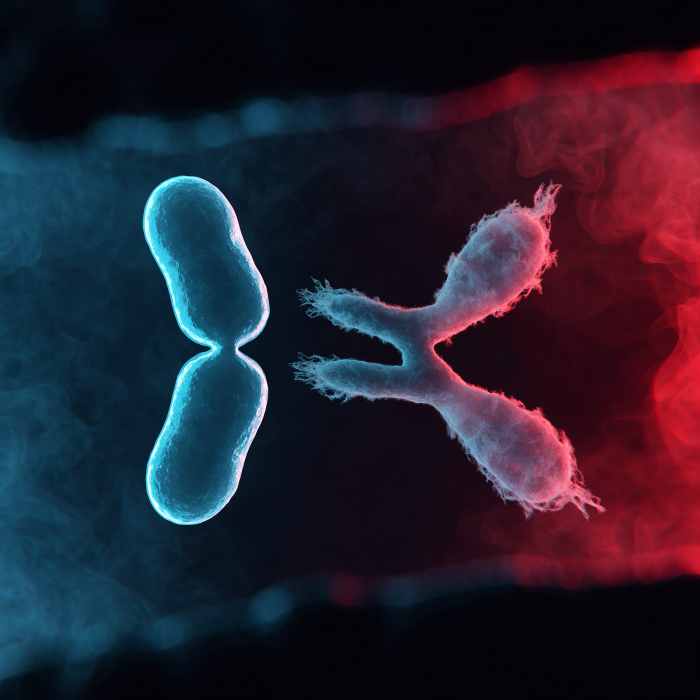
#> input picture dark-science-studio/projects/DS-003/cover-art-bg.png, 1400 x 1400 px (shown at 1/2 size)
$ python cover_build.py
#> lines starting #> are read from the running program, lines starting #| are printed output that depends on the picture
#!/usr/bin/env python3
"""
cover_build.py -- DS-003 "MIRROR LIFE" clickbait cover, 1080x1920.

Everything is drawn from primitives so the cover can be re-rendered, re-worded
and A/B tested without a design tool. The only raster input is the background
art in `cover-art-bg.png`.

Three variants are written, sharing the same visual language:
  cover-A-kaget.png   shock face + reaction tag
  cover-B-angka.png   giant "38" numeral, the number is the art
  cover-C-hitam.png   minimal, maximum contrast, no clutter

Usage: cover_build.py [--art cover-art-bg.png] [--out .]
"""
from __future__ import annotations

import argparse
import math
import random
from pathlib import Path

import numpy as np
from PIL import Image, ImageChops, ImageDraw, ImageFilter, ImageFont

ROOT = Path(__file__).resolve().parent
FONT_DIR = Path("/home/user/.venv-thumb/fonts")

W, H = 1080, 1920

INK = (255, 255, 255)
CYAN = (34, 211, 238)
RED = (255, 32, 32)
AMBER = (255, 197, 61)
BLACK = (5, 7, 10)


# --------------------------------------------------------------------- utils
def font(name: str, size: int) -> ImageFont.FreeTypeFont:
    return ImageFont.truetype(str(FONT_DIR / name), size)


def text_size(draw: ImageDraw.ImageDraw, s: str, f: ImageFont.FreeTypeFont) -> tuple[int, int]:
    l, t, r, b = draw.textbbox((0, 0), s, font=f)
    return r - l, b - t


def fit_font(draw, s: str, name: str, target_w: int, start: int = 400) -> ImageFont.FreeTypeFont:
    """Largest size whose rendered width fits target_w."""
    size = start
    while size > 12:
        f = font(name, size)
        if text_size(draw, s, f)[0] <= target_w:
            return f
        size -= 2
    return font(name, 12)


def layer() -> tuple[Image.Image, ImageDraw.ImageDraw]:
    im = Image.new("RGBA", (W, H), (0, 0, 0, 0))
    return im, ImageDraw.Draw(im)


def paste(base: Image.Image, im: Image.Image) -> Image.Image:
    return Image.alpha_composite(base, im)


# ------------------------------------------------------------------ background
def background(art_path: Path, focus: tuple[float, float] = (0.42, 0.50),
               zoom: float = 1.0) -> Image.Image:
    """Crop the square art to 9:16 around `focus`, grade it, add vignette."""
    art = Image.open(art_path).convert("RGB")
    aw, ah = art.size
    # the 9:16 crop of a square: width = h*9/16
    crop_w = ah * 9 / 16
    cx, cy = focus[0] * aw, focus[1] * ah
    left = min(max(0, cx - crop_w / 2), aw - crop_w)
    art = art.crop((int(left), 0, int(left + crop_w), ah))
    art = art.resize((int(W * zoom), int(H * zoom)), Image.LANCZOS)
    if zoom > 1.0:
        ox = int((art.width - W) * focus[0])
        oy = int((art.height - H) * 0.35)
        art = art.crop((ox, oy, ox + W, oy + H))
    else:
        art = art.resize((W, H), Image.LANCZOS)
    return art


def grade(im: Image.Image) -> Image.Image:
    """Push contrast, crush blacks, warm the reds, cool the cyans."""
    a = np.asarray(im, dtype=np.float32) / 255.0
    a = np.clip((a - 0.5) * 1.22 + 0.5, 0, 1)          # contrast
    a = a ** 1.18                                      # deeper blacks
    r, g, b = a[..., 0], a[..., 1], a[..., 2]
    a[..., 0] = np.clip(r * 1.10, 0, 1)                # warm highlights
    a[..., 2] = np.clip(b * 1.05, 0, 1)                # lift the cyan
    a[..., 1] = np.clip(g * 1.02, 0, 1)

    # vignette
    yy, xx = np.mgrid[0:H, 0:W]
    d = np.sqrt(((xx - W / 2) / (W * 0.72)) ** 2 + ((yy - H / 2) / (H * 0.72)) ** 2)
    vig = np.clip(1.06 - 0.55 * d ** 2.1, 0, 1)[..., None]
    a = a * vig

    # top + bottom scrims so type always has a dark bed
    top = np.clip((yy - 0) / (H * 0.34), 0, 1)[..., None]
    a = a * (0.25 + 0.75 * top)
    bot = np.clip((H - yy) / (H * 0.30), 0, 1)[..., None]
    a = a * (0.20 + 0.80 * bot)
    return Image.fromarray((np.clip(a, 0, 1) * 255).astype(np.uint8))


def grain(im: Image.Image, amount: float = 7.0, seed: int = 4) -> Image.Image:
    rng = np.random.default_rng(seed)
    a = np.asarray(im, dtype=np.float32)
    a += rng.normal(0, amount, a.shape[:2])[..., None]
    return Image.fromarray(np.clip(a, 0, 255).astype(np.uint8))


# ---------------------------------------------------------------- type helpers
# [34 lines left out: function draw_shout, not called in this run]


def draw_stack(base: Image.Image, lines: list[tuple[str, tuple[int, int, int], float]],
               top: int, max_w: int, outline_px: int = 11, gap: int = 18,
               ref: str = "Anton-Regular.ttf") -> tuple[Image.Image, int]:
    """
    Draw a block of shout lines starting at `top`, all sized from the widest
    line so the block has one consistent scale. Returns (image, bottom_y) so the
    next element can be placed without guessing.
    """
    probe = ImageDraw.Draw(Image.new("RGBA", (8, 8)))
    base_size = min(fit_font(probe, t, ref, max_w, start=520).size for t, _, _ in lines)
    im, d = layer()
    y = top
    for text, col, rel in lines:
        f = font(ref, max(20, math.floor(base_size * rel)))
        w, h = text_size(d, text, f)
        d.text(((W - w) / 2 + 8, y + 12), text, font=f, fill=(0, 0, 0, 200))
        d.text(((W - w) / 2, y), text, font=f, fill=col + (255,),
               stroke_width=outline_px, stroke_fill=(0, 0, 0, 255))
        y += h + gap
    return paste(base, im), y


def draw_kicker(base: Image.Image, s: str, y: int, colour=CYAN, size=34,
                tracking: float = 0.22) -> Image.Image:
    im, d = layer()
    f = font("JetBrainsMono-ExtraBold.ttf", size)
    # manual tracking
    widths = [d.textlength(ch, font=f) for ch in s]
    total = sum(widths) + tracking * size * (len(s) - 1)
    x = (W - total) / 2
    for ch, w in zip(s, widths):
        d.text((x, y), ch, font=f, fill=colour + (255,))
        x += w + tracking * size
    return paste(base, im)


# [17 lines left out: function draw_badge, not called in this run]


def draw_arrow(base: Image.Image, x0: int, y0: int, x1: int, y1: int,
               colour=RED, width: int = 22) -> Image.Image:
    im, d = layer()
    d.line([(x0, y0), (x1, y1)], fill=colour + (255,), width=width)
    ang = math.atan2(y1 - y0, x1 - x0)
    head = 62
    for s in (-0.46, 0.46):
        d.line([(x1, y1), (x1 - head * math.cos(ang + s), y1 - head * math.sin(ang + s))],
               fill=colour + (255,), width=width)
    return paste(base, im)


# [107 lines left out: functions draw_circle, draw_highlight_box, draw_shocked_face, not called in this run]


# ---------------------------------------------------------------- photo layer
def overlay_photo(base: Image.Image, photo: Path, x: int, y: int, width: int,
                  blend: str = "lighter", opacity: float = 1.0) -> Image.Image:
    """
    Dodge the photo onto the plate: black in the photo means "let the art
    through", so a studio portrait on a black background can sit over the
    microscope art without a visible cut-out edge.
    """
    # knock the plate back under the portrait so nothing ghosts through skin
    hole = Image.new("L", (base.width, base.height), 0)
    hd = ImageDraw.Draw(hole)
    ph0 = Image.open(photo)
    hh = int(width * ph0.height / ph0.width)
    hd.ellipse([x + width * 0.24, y + hh * 0.02, x + width * 1.04, y + hh * 0.98], fill=255)
    hole = hole.filter(ImageFilter.GaussianBlur(width * 0.09))
    dark = Image.new("RGBA", base.size, (2, 3, 6, 255))
    base = Image.composite(dark, base, hole.point(lambda v: int(v * 0.82)))

    ph = Image.open(photo).convert("RGB")
    ph = ph.resize((width, int(width * ph.height / ph.width)), Image.LANCZOS)
    ph = ph.point(lambda v: v * opacity)
    rgb = base.convert("RGB")
    box = (x, y, x + ph.width, y + ph.height)
    region = rgb.crop(box)
    if blend == "lighter":
        out = ImageChops.lighter(region, ph)
    elif blend == "multiply":
        out = ImageChops.multiply(region, ph)
    else:
        out = ImageChops.screen(region, ph)
    rgb.paste(out, (x, y))
    return rgb.convert("RGBA")


def glow_text(base: Image.Image, s: str, cy: int, fname: str, size: int,
              colour, glow_rgb=(255, 40, 40), spread: int = 60) -> tuple[Image.Image, int]:
    """Draw big type with a coloured bloom behind it. Returns (image, height)."""
    lay, d = layer()
    f = font(fname, size)
    w, h = text_size(d, s, f)
    x, y = (W - w) / 2, cy - h / 2
    bloom = Image.new("RGBA", (W, H), (0, 0, 0, 0))
    bd = ImageDraw.Draw(bloom)
    bd.text((x, y), s, font=f, fill=glow_rgb + (230,), stroke_width=spread // 3,
            stroke_fill=glow_rgb + (200,))
    bloom = bloom.filter(ImageFilter.GaussianBlur(spread))
    d.text((x + 8, y + 10), s, font=f, fill=(0, 0, 0, 190), stroke_width=10,
           stroke_fill=(0, 0, 0, 190))
    d.text((x, y), s, font=f, fill=colour + (255,), stroke_width=10,
           stroke_fill=(0, 0, 0, 255))
    out = paste(base, bloom)
    out = paste(out, lay)
    return out, h


def badge_fit(base: Image.Image, s: str, cx: int, cy: int, max_w: int,
              bg=RED, size: int = 44, rot: float = -6.0) -> Image.Image:
    """Sticker label whose width never exceeds max_w."""
    tmp = Image.new("RGBA", (10, 10))
    d = ImageDraw.Draw(tmp)
    f = fit_font(d, s, "Anton-Regular.ttf", max_w - 60, start=size)
    w, h = text_size(d, s, f)
    bw, bh = int(w + 52), int(h + 34)
    canvas = Image.new("RGBA", (bw + 60, bh + 60), (0, 0, 0, 0))
    cd = ImageDraw.Draw(canvas)
    cd.rounded_rectangle([30, 30, 30 + bw, 30 + bh], radius=bh * 0.24,
                         fill=bg + (255,), outline=(0, 0, 0, 255), width=8)
    cd.text((30 + 26, 30 + 13), s, font=f, fill=INK + (255,))
    canvas = canvas.rotate(rot, expand=True, resample=Image.BICUBIC)
    base.alpha_composite(canvas, (int(cx - canvas.width / 2), int(cy - canvas.height / 2)))
    return base


# ------------------------------------------------------------------ variants
def base_plate(art: Path, focus=(0.42, 0.50), zoom=1.0) -> Image.Image:
    im = grade(background(art, focus, zoom)).convert("RGBA")
    return im


def variant_shock(art: Path, out: Path) -> Path:
    """The full clickbait stack: shout, shock face, sticker, arrow."""
    im = base_plate(art, focus=(0.40, 0.52), zoom=1.12)
    im = draw_kicker(im, "SCIENCE, DEC 2024", 96, CYAN, 40, 0.20)

    im, bottom = draw_stack(im, [("THEY WARNED US", INK, 0.92)], top=176, max_w=960, outline_px=11)
    im, bottom = draw_stack(im, [("NOT TO BUILD", INK, 0.92)], top=bottom - 12, max_w=960, outline_px=11)
    im, _ = glow_text(im, "THIS", cy=bottom + 96, fname="Anton-Regular.ttf", size=290,
                      colour=RED, spread=52)

    # the shock face, dodged over the art so there is no cut-out edge
    im = overlay_photo(im, ROOT / "reaction-face.png", x=250, y=640, width=880)

    # sticker pinned to the bacterium, arrow through it
    im = draw_arrow(im, 235, 1235, 360, 1180, RED, 18)
    im = badge_fit(im, "IT DOESN'T EXIST. YET.", 470, 1300, max_w=840, bg=RED, size=64, rot=-6)
    im = badge_fit(im, "38 SCIENTISTS", 320, 1620, max_w=700, bg=CYAN, size=68, rot=-3)
    im = draw_kicker(im, "DARK SCIENCE · AI ILLUSTRATION", 1830, (170, 180, 190), 24, 0.20)
    return grain(im.convert("RGB")).save(out, quality=95)


def variant_number(art: Path, out: Path) -> Path:
    """The number IS the art: a giant ghosted 38 the type sits inside."""
    im = base_plate(art, focus=(0.42, 0.50), zoom=1.06)

    lay, d = layer()
    f = fit_font(d, "38", "Anton-Regular.ttf", 940, start=1200)
    w, h = text_size(d, "38", f)
    x, y = (W - w) / 2, 330
    d.text((x + 14, y + 16), "38", font=f, fill=(0, 0, 0, 110),
           stroke_width=16, stroke_fill=(0, 0, 0, 110))
    d.text((x, y), "38", font=f, fill=(232, 238, 245, 74), stroke_width=12,
           stroke_fill=(8, 12, 18, 110))
    im = paste(im, lay)

    im = draw_kicker(im, "SCIENCE, DEC 2024", 108, CYAN, 38, 0.20)
    im = draw_kicker(im, "SCIENTISTS BEGGED US", y + 56, INK, 54, 0.08)
    im, bottom = draw_stack(im, [("DON'T BUILD", INK, 1.0)], top=y + 150,
                            max_w=980, outline_px=11)
    im, _ = glow_text(im, "THIS", cy=bottom + 130, fname="Anton-Regular.ttf",
                      size=300, colour=RED, spread=44)

    # one short arrow from the label to the cell -- no circle, no clutter,
    # because at 270 px nothing else survives
    im = draw_arrow(im, 480, 1395, 310, 1225, AMBER, 16)
    im = badge_fit(im, "A BACTERIUM", 660, 1450, max_w=580, bg=AMBER, size=62, rot=3)
    im = badge_fit(im, "NOT A BOMB", 300, 1610, max_w=480, bg=RED, size=54, rot=-6)
    im = draw_kicker(im, "DARK SCIENCE · AI ILLUSTRATION", 1830, (170, 180, 190), 24, 0.20)
    return grain(im.convert("RGB")).save(out, quality=95)


def variant_minimal(art: Path, out: Path) -> Path:
    """Minimal, maximum contrast: three lines, one number, no clutter."""
    im = base_plate(art, focus=(0.40, 0.46), zoom=1.20)
    im = draw_kicker(im, "IT DOESN'T EXIST", 130, RED, 46, 0.20)
    im, bottom = draw_stack(im, [("NOTHING ON", INK, 0.88), ("EARTH CAN", INK, 0.88)],
                            top=210, max_w=940, outline_px=11, gap=16)
    im, bottom = draw_stack(im, [("STOP IT", RED, 1.0)], top=bottom + 10, max_w=960, outline_px=14)
    im = draw_kicker(im, "38 SCIENTISTS · SCIENCE, DEC 2024", 1650, INK, 34, 0.14)
    im = draw_kicker(im, "DARK SCIENCE · AI ILLUSTRATION", 1810, (170, 180, 190), 24, 0.20)
    return grain(im.convert("RGB")).save(out, quality=95)


def main() -> int:
    ap = argparse.ArgumentParser()
    ap.add_argument("--art", default="cover-art-bg.png")
    ap.add_argument("--out", default=".")
    args = ap.parse_args()
    art = ROOT / args.art if not Path(args.art).is_absolute() else Path(args.art)
    out = Path(args.out)
    if not out.is_absolute():
        out = ROOT / out
    out.mkdir(parents=True, exist_ok=True)

    for name, fn in (("cover-A-kaget", variant_shock),
                     ("cover-B-angka", variant_number),
                     ("cover-C-hitam", variant_minimal)):
        p = out / f"{name}.png"
        fn(art, p)
        print("wrote", p)
#> this loop made 3 passes
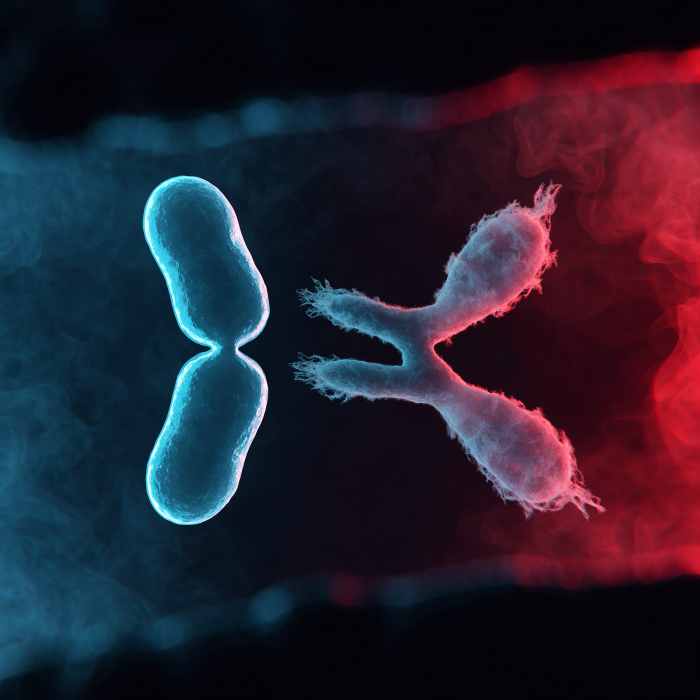
#> input picture dark-science-studio/projects/DS-003/cover-art-bg.png, 1400 x 1400 px (shown at 1/2 size)
#> pass 1, in background, `art = art.crop((int(left), 0, int(left + crop_w), ah))`:
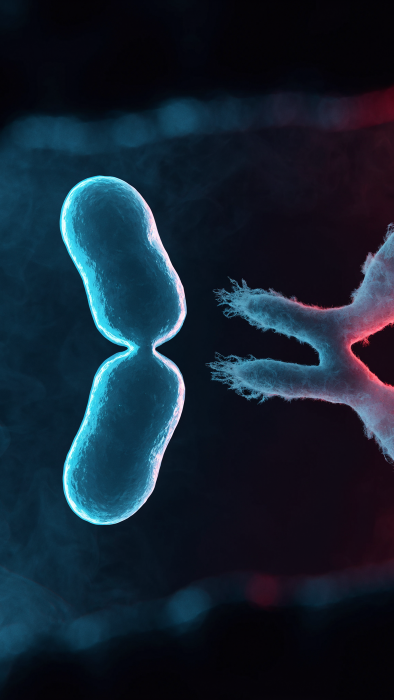
#> art: PIL image 787x1400 RGB (shown at 1/2 size); mean R, G, B 20.1, 33.9, 48.4
#> pass 1, in background, `art = art.crop((ox, oy, ox + W, oy + H))`:
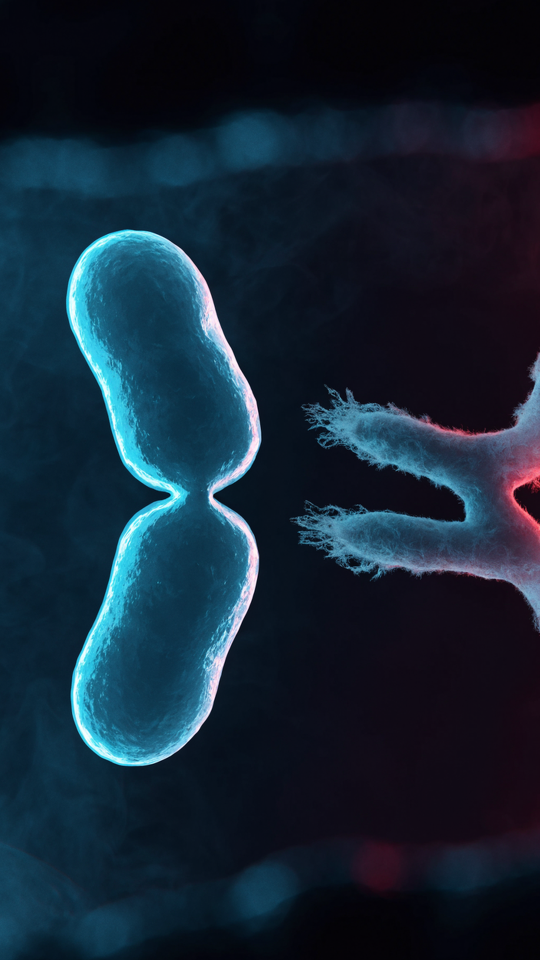
#> art: PIL image 1080x1920 RGB (shown at 1/2 size); mean R, G, B 20.5, 37.5, 53
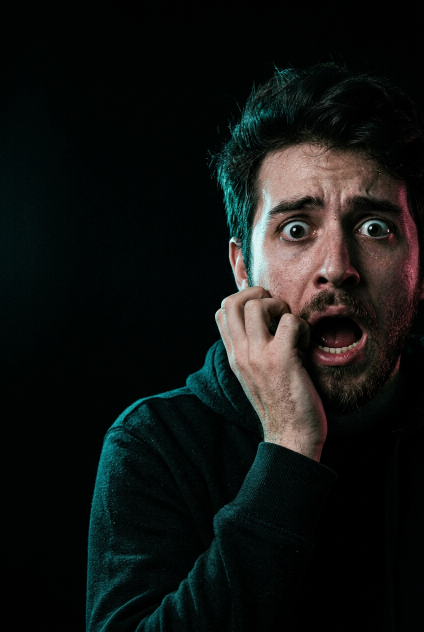
#> input picture dark-science-studio/projects/DS-003/reaction-face.png, 848 x 1264 px (shown at 1/2 size)
    return 0


if __name__ == "__main__":
    raise SystemExit(main())
#> (the program exits here)
